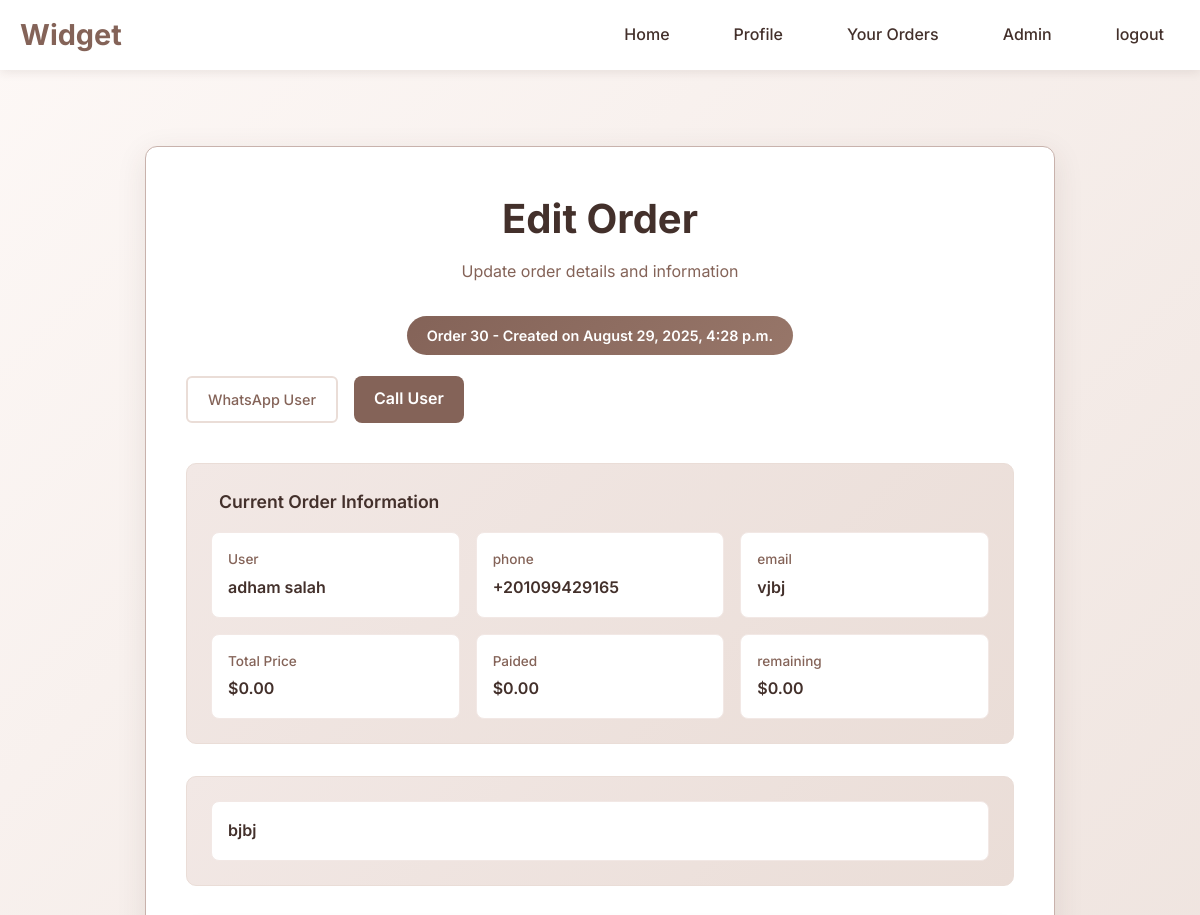
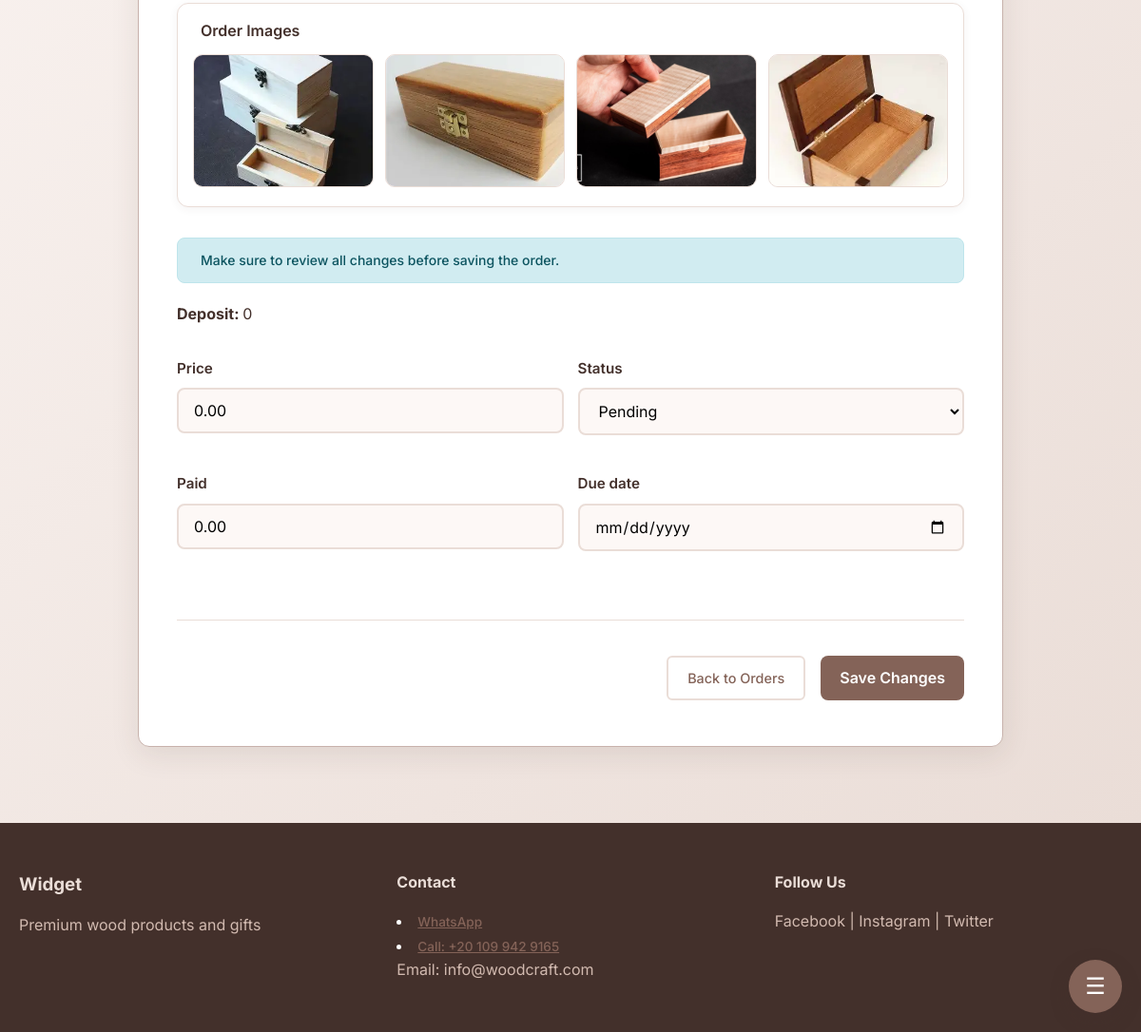
The page /admin-urls/edit-order/30/ (signed in) on the database its author committed (2 pictures, top to bottom).
### base/models.py (models this page shows, shortened)
class Order(models.Model):
    STATUS_CHOICES = (
        ('Pending', 'Pending'),
        ('InProgress', 'In Progress'),
        ('Completed', 'Completed'),
        ('Cancelled', 'Cancelled'),
        ('Delivered', 'Delivered'),
    )
    user = models.ForeignKey(User, on_delete=models.CASCADE)
    details = models.TextField()
    image = models.ImageField(upload_to='order_images/', blank=True, null=True)
    full_address = models.CharField(max_length=255, default='', blank=True)
    status = models.CharField(max_length=20, choices=STATUS_CHOICES, default='Pending')
    is_quick = models.BooleanField(default=False)
    price = models.DecimalField(max_digits=10, decimal_places=2, null=True, blank=True, default=0)
    paid = models.DecimalField(max_digits=10, decimal_places=2, default=0)
    deposit = models.IntegerField(null=True, blank=True, default=0)
    due_date = models.DateTimeField(null=True, blank=True)
    created_at = models.DateTimeField(auto_now_add=True)
    updated_at = models.DateTimeField(auto_now=True)
    @property
    def real_order_price(self):
        return self.price + self.deposit
    @property
    def remaining_balance(self):
        return self.real_order_price - self.paid
    class Meta:
        ordering = ['-created_at']

class User(AbstractBaseUser, PermissionsMixin):
    full_name = models.CharField(max_length=100, blank=False)
    email = models.EmailField(unique=True)
    phone = PhoneNumberField(region='EG' ,blank=True, null=True)
    is_active = models.BooleanField(default=True)
    is_staff = models.BooleanField(default=False)
    date_joined = models.DateTimeField(auto_now_add=True)
    objects = UserManager()
    USERNAME_FIELD = 'email'
    REQUIRED_FIELDS = ['full_name']

class OrderImages(models.Model):
    image = models.ImageField(upload_to='order_images/', null=True, blank=True)
    order = models.ForeignKey(Order, on_delete=models.CASCADE)

### custom_admin/views.py (the view)
    @login_required
    def _wrapped_view(request, *args, **kwargs):
        if not request.user.is_staff:
            messages.error(request, 'admin access required!!')
            return redirect('home')
        return view_func(request, *args, **kwargs)

### custom_admin/forms.py
class AdminOrderEditForm(forms.ModelForm):
    class Meta:
        model = Order
        fields = ['price', 'status', 'paid', 'due_date']
        widgets = {
            'due_date': forms.DateInput(attrs={'type': 'date'}),
            'full_address': forms.TextInput(attrs={'placeholder': 'Enter full address'}),
        }

### custom_admin/views.py (called while the page is built)
def admin_required(view_func):
    @login_required
    def _wrapped_view(request, *args, **kwargs):
        if not request.user.is_staff:
            messages.error(request, 'admin access required!!')
            return redirect('home')
        return view_func(request, *args, **kwargs)
    return _wrapped_view

@admin_required
def edit_order(request, pk):
    order = get_object_or_404(Order, id=pk)
    if request.method == 'POST':
        form = AdminOrderEditForm(request.POST, instance=order)
        if form.is_valid():
            form.save()
            return redirect('admin_orders')
    else:
        form = AdminOrderEditForm(instance=order)
    context = {'form': form, 'order': order}
    return render(request, 'admin/edit_order.html', context)

### custom_admin/templates/admin/edit_order.html (shortened to what this page needs)
{% extends 'main.html' %}
{% block content %}
<section class="edit-order-section">
    <div class="edit-order-container">
        <div class="form-header">
            <h1>
                Edit Order
            </h1>
            <p class="form-subtitle">Update order details and information</p>
            <div class="order-info-badge">
                Order {{order.id}} - Created on {{order.created_at|date:"F j, Y, g:i a"}}
            </div>
            <div class="action-group" style="margin-top: 1rem;">
                {% if order.user.phone %}
                <a href="https://wa.me/{{ order.user.phone|urlencode }}" target="_blank" class="btn-secondary">
                    WhatsApp User
                </a>
                <a href="tel:{{ order.user.phone }}" class="btn-primary">
                    Call User
                </a>
                {% endif %}
            </div>
        </div>
        <div class="current-order-info">
            <div class="info-header">
                Current Order Information
            </div>
            <div class="info-grid">
                <div class="info-item">
                    <div class="info-label">User</div>
                    <div class="info-value">{{order.user.full_name}}</div>
                </div>
                <div class="info-item">
                    <div class="info-label">phone</div>
                    <div class="info-value">{{order.user.phone}}</div>
                </div>
                <div class="info-item">
                    <div class="info-label">email</div>
                    <div class="info-value">{{order.full_address}}</div>
                </div>
                <div class="info-item">
                    <div class="info-label">Total Price</div>
                    <div class="info-value">${{order.real_order_price}}</div>
                </div>
                <div class="info-item">
                    <div class="info-label">Paided</div>
                    <div class="info-value">${{order.paid}}</div>
                </div>
                <div class="info-item">
                    <div class="info-label">remaining</div>
                    <div class="info-value">${{order.remaining_balance}}</div>
                </div>
            </div>
        </div>
        <div class="current-order-info">
            <div class="info-grid">
                <div class="info-item">
                    <div class="info-value">{{order.details}}</div>
                </div>
            </div>
        </div>
        {% with images=order.orderimages_set.all %}
        {% if images %}
        <div class="order-images-section">
            <div class="images-header">
                <span>Order Images</span>
            </div>
            <div class="image-scroll" role="region" aria-label="Order images">
                {% for oi in images %}
                <div class="image-card">
                    {% if oi.image %}
                    <img src="{{ oi.image.url }}" alt="Order image {{ forloop.counter }}">
                    {% else %}
                    <div class="image-placeholder">No Image</div>
                    {% endif %}
                </div>
                {% endfor %}
            </div>
        </div>
        {% endif %}
        {% endwith %}
        <div class="alert alert-info">
            Make sure to review all changes before saving the order.
        </div>
        <p><strong>Deposit: </strong>{{order.deposit}}</p>
        <form class="edit-order-form" method="post">
            <div class="edit-order-fields">
                {% for field in form %}
                <div class="form-field">
                    <label class="form-label">
                        {{field.label}}
                    </label>
                    {{field}}
                </div>
                {% endfor %}
            </div>
            <div class="form-actions">
                <div class="action-group">
                    <a href="{% url 'admin_orders' %}" class="btn-secondary">
                        Back to Orders
                    </a>
                    <button type="submit" class="btn-primary">
                        Save Changes
                    </button>
                </div>
            </div>
        </form>
    </div>
</section>
{% include 'quick_access.html' %}
{% endblock %}

### rows shown on the page
Order: id "30", created_at "August 29, 2025, 4:28 p.m.", user.full_name "adham salah", user.phone "+201099429165", full_address "vjbj", real_order_price "0.00", paid "0.00", remaining_balance "0.00", details "bjbj", deposit "0", form "0.00" "Pending" "0.00"
OrderImages: image (picture)
OrderImages: image (picture)
OrderImages: image (placeholder picture)
OrderImages: image (picture)

### other values the page prints
{{ field.label }} "Price" "Status" "Paid" "Due date"
